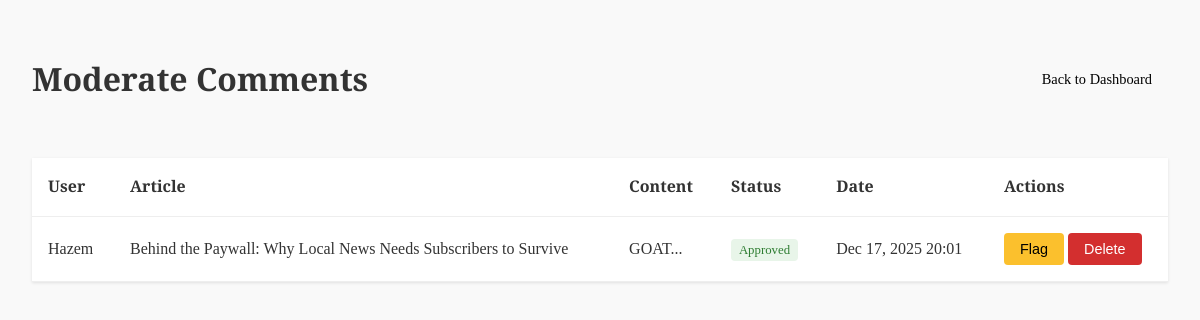
Page /index.php?page=admin_comments (signed in) on the committed database.
### tables this page shows
CREATE TABLE `comments` (
  `id` int NOT NULL AUTO_INCREMENT,
  `user_id` int NOT NULL,
  `article_id` int NOT NULL,
  `content` text NOT NULL,
  `status` enum('pending','approved','flagged') DEFAULT 'pending',
  `created_at` timestamp NULL DEFAULT CURRENT_TIMESTAMP,
  PRIMARY KEY (`id`),
  KEY `user_id` (`user_id`),
  KEY `article_id` (`article_id`),
  CONSTRAINT `comments_ibfk_1` FOREIGN KEY (`user_id`) REFERENCES `users` (`id`) ON DELETE CASCADE,
  CONSTRAINT `comments_ibfk_2` FOREIGN KEY (`article_id`) REFERENCES `articles` (`id`) ON DELETE CASCADE
);

CREATE TABLE `users` (
  `id` int NOT NULL AUTO_INCREMENT,
  `username` varchar(50) NOT NULL,
  `email` varchar(100) NOT NULL,
  `password` varchar(255) NOT NULL,
  `created_at` timestamp NULL DEFAULT CURRENT_TIMESTAMP,
  `is_admin` tinyint(1) DEFAULT '0',
  `status` enum('active','suspended') DEFAULT 'active',
  PRIMARY KEY (`id`),
  UNIQUE KEY `username` (`username`),
  UNIQUE KEY `email` (`email`)
);

CREATE TABLE `articles` (
  `id` int NOT NULL AUTO_INCREMENT,
  `title` varchar(255) NOT NULL,
  `content` text NOT NULL,
  `author` varchar(100) DEFAULT NULL,
  `category` varchar(100) DEFAULT NULL,
  `language` varchar(10) DEFAULT 'en',
  `thumbnail` varchar(255) DEFAULT NULL,
  `created_at` timestamp NULL DEFAULT CURRENT_TIMESTAMP,
  `status` enum('draft','published','archived') DEFAULT 'draft',
  `scheduled_at` datetime DEFAULT NULL,
  `is_featured` tinyint(1) DEFAULT '0',
  `visibility` enum('public','subscribed') DEFAULT 'public',
  `tags` text,
  `required_level` int DEFAULT '0',
  `required_plan_id` int DEFAULT NULL,
  PRIMARY KEY (`id`)
);

### src/Controllers/Comment_C.php (called while the page is built, shortened)
<?php
require_once __DIR__ . '/../Models/Comment.php';
class CommentController {
    public function admin_index() {
        $commentModel = new Comment();
        $comments = $commentModel->getAllComments();
        include __DIR__ . '/../Views/Admin/Comments/index.php';
    }
}

### src/index.php (called while the page is built, shortened)
<?php
require __DIR__ . '/config/DataBase_Connection.php';
$selectedLang = $_SESSION['lang'] ?? 'en';
$page = $_GET['page'] ?? "";
Router::route($page, $selectedLang);

### src/Models/Comment.php (called while the page is built, shortened)
<?php
require_once __DIR__ . "/../config/DataBase_Connection.php";
class Comment {
    private $conn;
    public function __construct() {
        $db = new Database();
        $this->conn = $db->connect();
    }
    public function getAllComments() {
        $sql = "SELECT c.*, u.username, a.title as article_title
                FROM comments c
                LEFT JOIN users u ON c.user_id = u.id
                LEFT JOIN articles a ON c.article_id = a.id
                ORDER BY c.created_at DESC";
        $stmt = $this->conn->query($sql);
        return $stmt->fetchAll(PDO::FETCH_ASSOC);
    }
}

### src/Config/DataBase_Connection.php (called while the page is built, shortened)
<?php
if (!class_exists('Database')) {
class Database {
    private $host = "db";
    private $db_name = "News";
    private $username = "Rain";
    private $password = "Sunny";
    public function __construct() {
        $this->host = getenv('DB_HOST') ?: 'db';
        $this->db_name = getenv('DB_NAME') ?: 'News';
        $this->username = getenv('DB_USER') ?: 'Rain';
        $this->password = getenv('DB_PASS') ?: 'Sunny';
    }
    public function connect() {
        $this->conn = null;
        try {
            $this->conn = new PDO(
                "mysql:host={$this->host};dbname={$this->db_name};charset=utf8",
                $this->username,
                $this->password
            );
            $this->conn->setAttribute(PDO::ATTR_ERRMODE, PDO::ERRMODE_EXCEPTION);
        } catch(PDOException $e) {
            die("Database Connection Error: " . $e->getMessage());
        }
        return $this->conn;
    }
}
}

### src/Views/Admin/Comments/index.php (the view, shortened to what this page needs)
<!DOCTYPE html>
<html lang="en">
<head>
    <link rel="stylesheet" href="../../Assets/CSS/theme.css">
</head>
<body>
    <div class="admin-page">
        <div class="page-header">
            <h1>Moderate Comments</h1>
            <a href="index.php?page=admin" class="btn">Back to Dashboard</a>
        </div>
        <table class="table">
            <thead>
                <tr>
                    <th>User</th>
                    <th>Article</th>
                    <th>Content</th>
                    <th>Status</th>
                    <th>Date</th>
                    <th>Actions</th>
                </tr>
            </thead>
            <tbody>
                <?php foreach ($comments as $comment): ?>
                <tr>
                    <td><?= htmlspecialchars($comment['username'] ?? 'Unknown') ?></td>
                    <td><?= htmlspecialchars($comment['article_title'] ?? 'Unknown') ?></td>
                    <td class="comment-content"><?= htmlspecialchars(substr($comment['content'], 0, 100)) ?>...</td>
                    <td>
                        <span class="badge badge-<?= $comment['status'] ?? 'pending' ?>">
                            <?= ucfirst($comment['status'] ?? 'pending') ?>
                        </span>
                    </td>
                    <td><?= date('M j, Y H:i', strtotime($comment['created_at'])) ?></td>
                    <td>
                        <?php if (($comment['status'] ?? 'pending') !== 'flagged'): ?>
                            <form action="index.php?page=admin_comment_reject" method="POST" style="display:inline;">
                                <button type="submit" class="btn btn-warning">Flag</button>
                            </form>
                        <?php endif; ?>
                        <form action="index.php?page=admin_comment_delete" method="POST" style="display:inline;" onsubmit="return confirm('Permanently delete this comment?');">
                            <button type="submit" class="btn btn-danger">Delete</button>
                        </form>
                    </td>
                </tr>
                <?php endforeach; ?>
            </tbody>
        </table>
    </div>
</body>
</html>

### src/Assets/CSS/theme.css (style rules this page uses)
:root { --font-serif: 'Playfair Display', serif; --font-sans: 'Inter', sans-serif; --font-display: 'Outfit', sans-serif; --bg-paper: #f9f9f9; --bg-white: #ffffff; --text-main: #333333; --text-headline: #000000; --text-muted: #666666; --border-light: #e2e2e2; --border-dark: #333333; --primary: #000000; --accent: #567b95; --game-correct: #6aaa64; --game-present: #c9b458; --game-absent: #787c7e; }
body { background-color: var(--bg-paper); color: var(--text-main); font-family: var(--font-serif); margin: 0; padding: 0; line-height: 1.6; }
a { color: var(--primary); text-decoration: none; }

### src/Views/Admin/Comments/index.php (style rules this page uses)
.admin-page { padding: 2rem; max-width: 1200px; margin: 0 auto; }
.page-header { display: flex; justify-content: space-between; align-items: center; margin-bottom: 2rem; }
.btn { padding: 0.5rem 1rem; text-decoration: none; border-radius: 4px; display: inline-block; cursor: pointer; border: none; font-size: 0.9rem; }
.btn-warning { background: #fbc02d; color: black; }
.btn-danger { background: #d32f2f; color: white; }
.table { width: 100%; border-collapse: collapse; background: white; box-shadow: 0 1px 3px rgba(0,0,0,0.1); }
.table th, .table td { padding: 1rem; text-align: left; border-bottom: 1px solid #eee; }
.badge { padding: 0.25rem 0.5rem; border-radius: 4px; font-size: 0.8rem; }
.badge-approved { background: #e8f5e9; color: #2e7d32; }
.comment-content { max-width: 400px; }

### rows in the picture
comments: user.username "Hazem", article.title "Behind the Paywall: Why Local News Needs Subscribers to Survive", content "GOAT", status "Approved", created_at "Dec 17, 2025 20:01"
